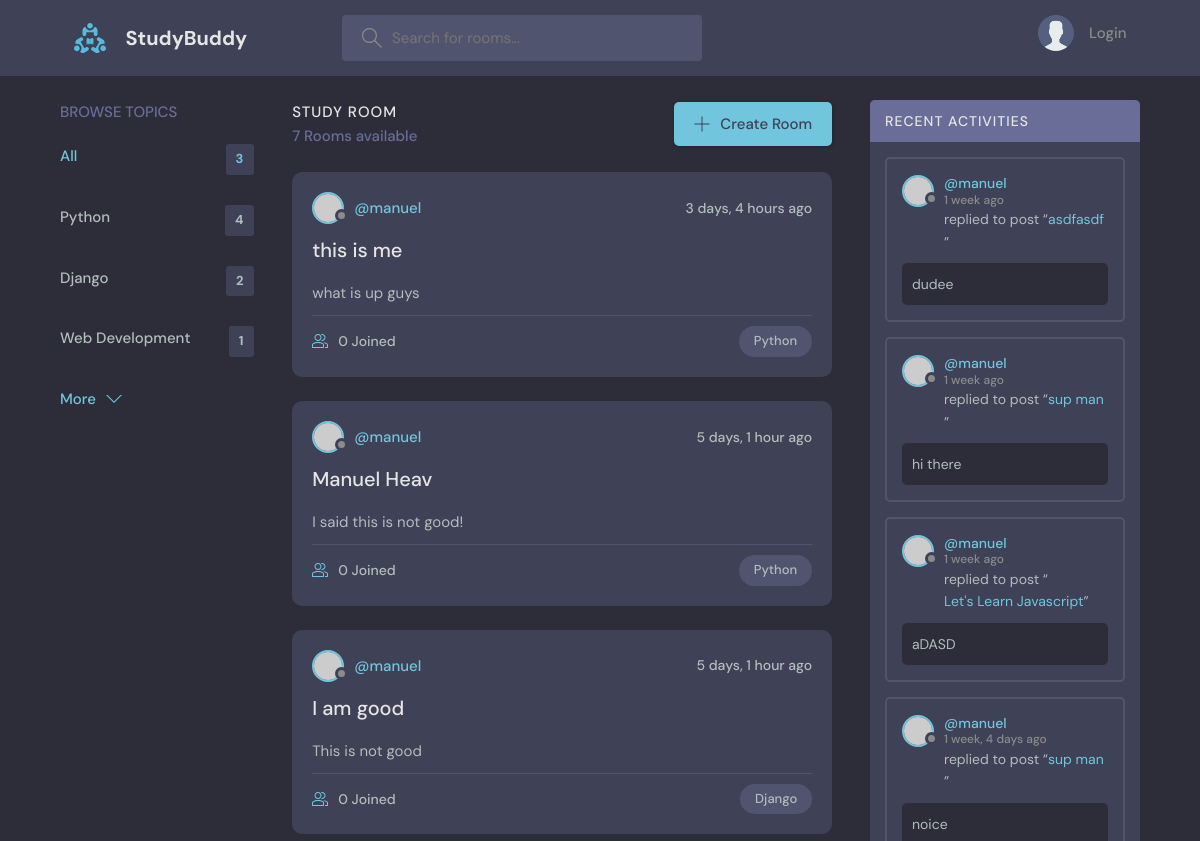
Before: / (upper part) with the older database file.
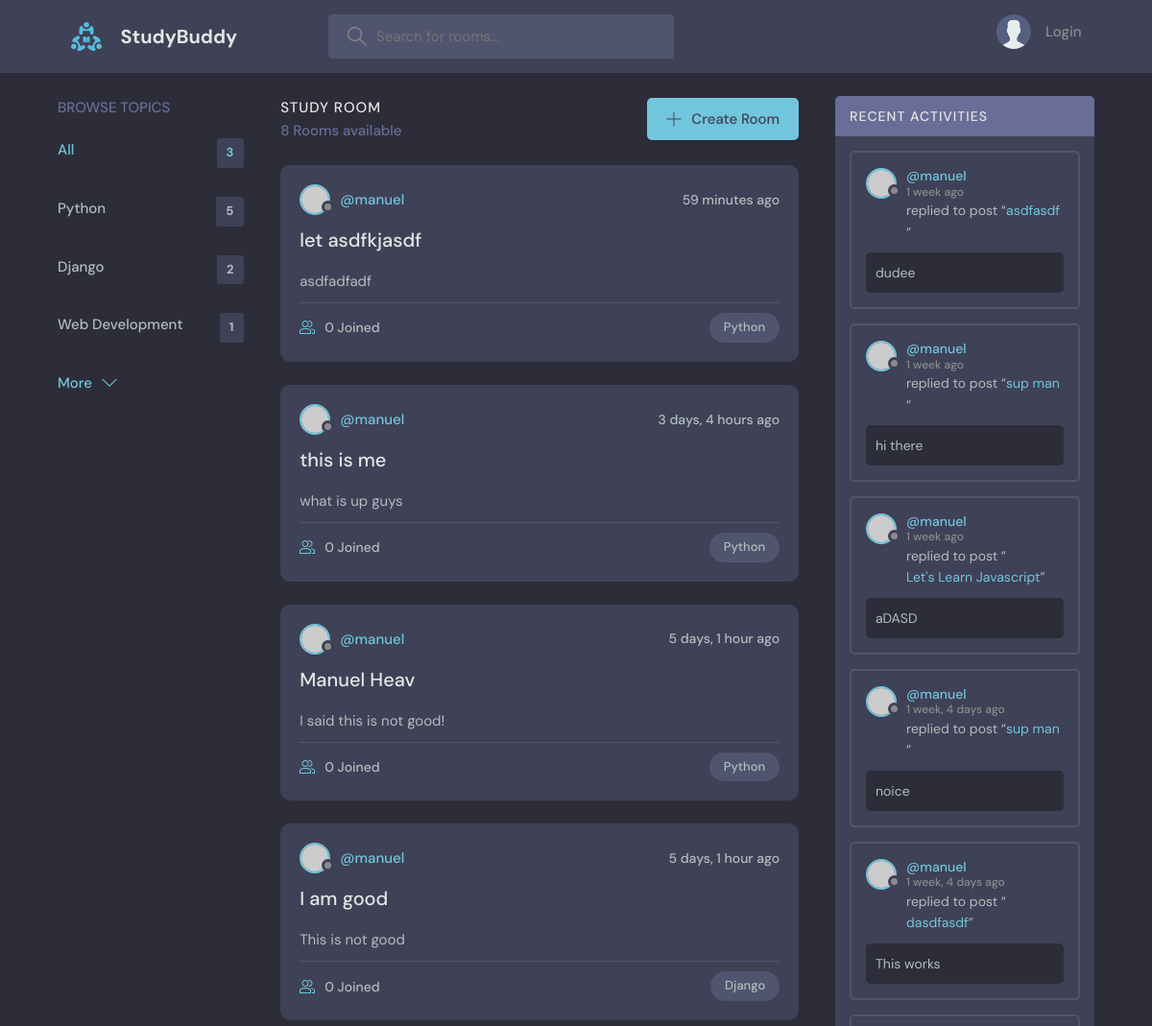
After: the same page with the newer database file.
### base/models.py (models this page shows, shortened)
class Topic(models.Model):
    name = models.CharField(max_length=200)

class Room(models.Model):
    host = models.ForeignKey(User, on_delete=models.SET_NULL, null=True)
    topic =  models.ForeignKey(Topic, on_delete=models.SET_NULL, null=True)
    name = models.CharField(max_length=200)
    description = models.TextField(null=True, blank=True)
    participants = models.ManyToManyField(User, related_name='participants', blank=True)
    updated = models.DateTimeField(auto_now=True) #Updates everytime
    created = models.DateTimeField(auto_now_add=True) #It is just once, the first time it is created
    class Meta:
        ordering = ['-updated', '-created']
    def __str__(self):
        return self.name

class Message(models.Model):
    user = models.ForeignKey(User, on_delete=models.CASCADE)
    room = models.ForeignKey(Room, on_delete=models.CASCADE) #when the room is deleted models.cascade will delete the children too, it is a one to many relationship
    body = models.TextField()
    updated = models.DateTimeField(auto_now=True)
    created = models.DateTimeField(auto_now_add=True)
    class Meta:
        ordering = ['-updated', '-created']

### base/views.py (the view)
# urls.py: path('', views.home, name="home"),
def home(request):
     q = request.GET.get('q') if request.GET.get('q') != None else ''
     rooms = Room.objects.filter(
          Q(topic__name__icontains=q) |
          Q(name__icontains=q) |
          Q(description__icontains=q)
          ) #the i contains part can be starts with ends with or anything like that, working on search here, ayzon if you are confused lol
     topics = Topic.objects.all()
     room_count = rooms.count()
     room_messages = Message.objects.filter(Q(room__topic__name__icontains=q))
     context = {'rooms': rooms, 'topics': topics, 'room_count': room_count, 'room_messages': room_messages}
     return render(request, 'base/home.html',context)

### base/templates/base/home.html (shortened to what this page needs)
{% extends 'main.html' %} {%block content%}
<main class="layout layout--3">
  <div class="container">
    {% include 'base/topics_component.html'%}
    <div class="roomList">
      <div class="roomList__header">
        <div>
          <h2>Study Room</h2>
          <p>{{room_count}} Rooms available</p>
        </div>
        <a class="btn btn--main" href="{% url 'create-room'%}">
          <svg
            version="1.1"
            xmlns="http://www.w3.org/2000/svg"
            width="32"
            height="32"
            viewBox="0 0 32 32"
          >
            <title>add</title>
            <path
              d="M16.943 0.943h-1.885v14.115h-14.115v1.885h14.115v14.115h1.885v-14.115h14.115v-1.885h-14.115v-14.115z"
            ></path>
          </svg>
          Create Room
        </a>
      </div>
      {% include 'base/feed_component.html'%}
    </div>
    {%include 'base/activity_component.html'%}
  </div>
</main>
{%endblock%}

### base/templates/base/topics_component.html
<div class="topics">
  <div class="topics__header">
    <h2>Browse Topics</h2>
  </div>
  <ul class="topics__list">
    <li>
      <a href="{%url 'home'%}" class="active"
        >All <span>{{topics.count}}</span></a
      >
    </li>
    {% for topic in topics%}
    <li>
      <a href="{%url 'home'%}?q={{topic.name}}" b
        >{{topic.name}} <span>{{topic.room_set.all.count}}</span></a
      >
    </li>
    {%endfor%}
  </ul>
  <a class="btn btn--link" href="topics.html">
    More
    <svg
      version="1.1"
      xmlns="http://www.w3.org/2000/svg"
      width="32"
      height="32"
      viewBox="0 0 32 32"
    >
      <title>chevron-down</title>
      <path d="M16 21l-13-13h-3l16 16 16-16h-3l-13 13z"></path>
    </svg>
  </a>
</div>

### base/templates/base/feed_component.html (shortened to what this page needs)
{%for room in rooms%}
<div class="roomListRoom">
  <div class="roomListRoom__header">
    <a
      href="{% url 'user-profile' room.host.id %}"
      class="roomListRoom__author"
    >
      <div class="avatar avatar--small">
        <img src="https://randomuser.me/api/portraits/women/11.jpg" />
      </div>
      <span>@{{room.host.username}}</span>
    </a>
    <div class="roomListRoom__actions">
      <span>{{room.created|timesince}} ago</span>
    </div>
  </div>
  <div class="roomListRoom__content">
    <a href="{% url 'room' room.id %}">{{room.name}}</a>
    <p>{{room.description}}</p>
  </div>
  <div class="roomListRoom__meta">
    <a href="{% url 'room' room.id %}" class="roomListRoom__joined">
      {{room.participants.all.count}} Joined
    </a>
    <p class="roomListRoom__topic">{{room.topic.name}}</p>
  </div>
</div>
{%endfor%}

### base/templates/base/activity_component.html (shortened to what this page needs)
<div class="activities">
  <div class="activities__header">
    <h2>Recent Activities</h2>
  </div>
  {% for message in room_messages%}
  <div class="activities__box">
    <div class="activities__boxHeader roomListRoom__header">
      <a
        href="{%url 'user-profile' message.user.id%}"
        class="roomListRoom__author"
      >
        <div class="avatar avatar--small">
          <img src="https://randomuser.me/api/portraits/women/11.jpg" />
        </div>
        <p>
          @{{message.user}}
          <span>{{message.created|timesince}} ago</span>
        </p>
      </a>
    </div>
    <div class="activities__boxContent">
      <p>
        replied to post “<a href="{%url 'room' message.room.id%}"
          >{{message.room}}</a
        >”
      </p>
      <div class="activities__boxRoomContent">{{message.body}}</div>
    </div>
  </div>
  {%endfor%}
</div>

Changed rows visible on the page:
computed for Topic "Python": room_set.all.count "4" → "5"
added Room: host.username "manuel", created "59 minutes", name "let asdfkjasdf", description "asdfadfadf", participants.all.count "0", topic.name "Python"
now on this page (row unchanged): Message: user "manuel", created "1 week, 4 days", room "dasdfasdf", body "This works"
Other visible differences:
{{ room_count }}: "7" → "8"
